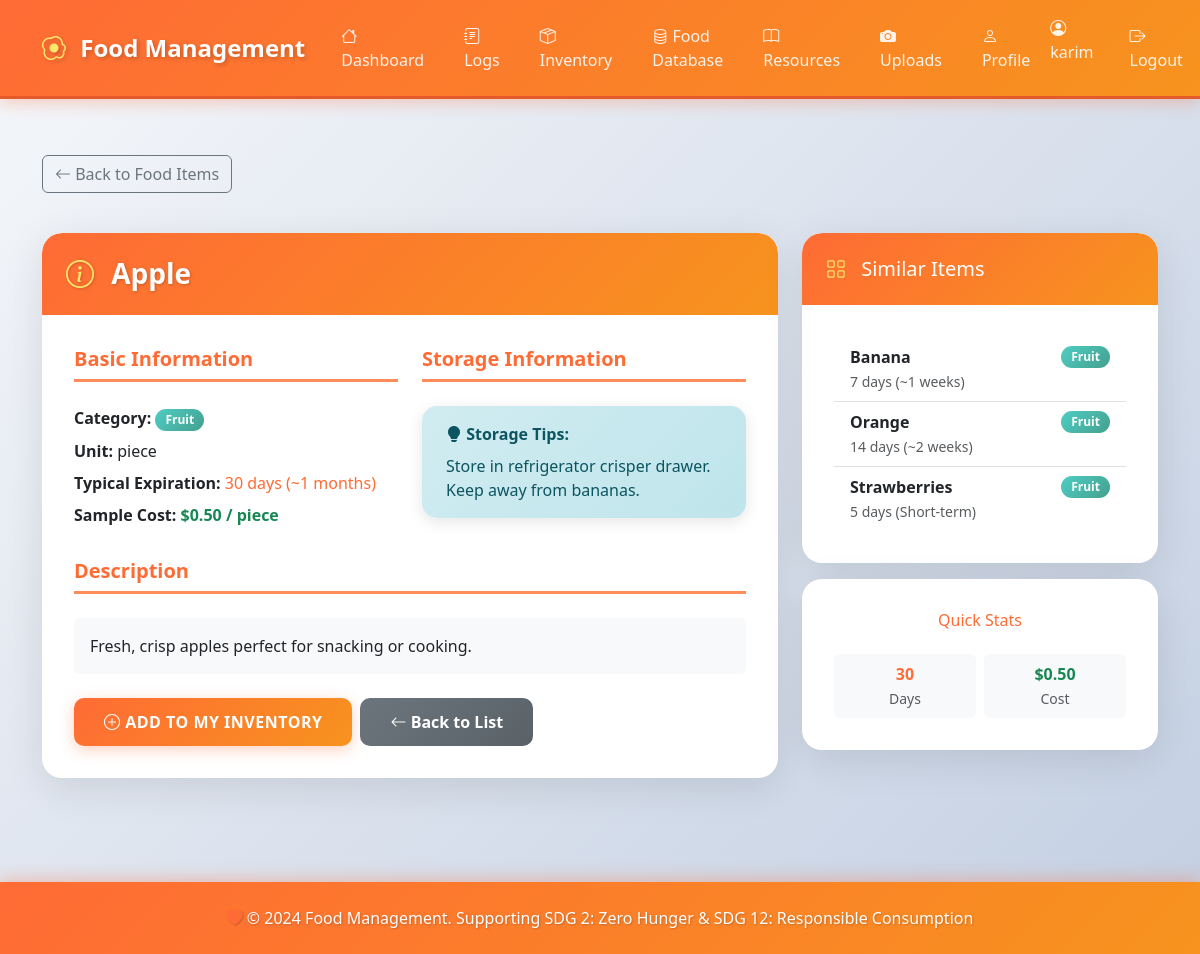
Screenshot of /inventory/food-items/1/ (signed in) with the database file from the repository.
### inventory/models.py (models this page shows, shortened)
class FoodItem(models.Model):
    CATEGORY_CHOICES = [
        ('vegetable', 'Vegetable'),
        ('fruit', 'Fruit'),
        ('dairy', 'Dairy'),
        ('meat', 'Meat'),
        ('grain', 'Grain'),
        ('beverage', 'Beverage'),
        ('snack', 'Snack'),
        ('frozen', 'Frozen'),
        ('canned', 'Canned'),
        ('spice', 'Spice'),
        ('other', 'Other'),
    ]
    UNIT_CHOICES = [
        ('kg', 'Kilogram (kg)'),
        ('g', 'Gram (g)'),
        ('lb', 'Pound (lb)'),
        ('oz', 'Ounce (oz)'),
        ('l', 'Liter (l)'),
        ('ml', 'Milliliter (ml)'),
        ('cup', 'Cup'),
        ('piece', 'Piece'),
        ('pack', 'Pack'),
        ('bunch', 'Bunch'),
    ]
    name = models.CharField(max_length=255, unique=True, help_text="Name of the food item")
    category = models.CharField(max_length=50, choices=CATEGORY_CHOICES, help_text="Food category")
    typical_expiration_days = models.PositiveIntegerField(
        help_text="Typical expiration period in days",
        null=True,
        blank=True
    )
    sample_cost_per_unit = models.DecimalField(
        max_digits=10,
        decimal_places=2,
        validators=[MinValueValidator(0)],
        help_text="Sample cost per unit (for reference)",
        null=True,
        blank=True
    )
    unit = models.CharField(max_length=20, choices=UNIT_CHOICES, default='piece', help_text="Unit of measurement")
    description = models.TextField(blank=True, null=True, help_text="Description of the food item")
    storage_tips = models.TextField(blank=True, null=True, help_text="Tips for storing this item")
    created_at = models.DateTimeField(auto_now_add=True)
    updated_at = models.DateTimeField(auto_now=True)
    class Meta:
        verbose_name = "Food Item"
        verbose_name_plural = "Food Items"
        ordering = ['category', 'name']
        indexes = [
            models.Index(fields=['category']),
            models.Index(fields=['name']),
        ]
    def get_expiration_info(self):
        if self.typical_expiration_days:
            if self.typical_expiration_days < 7:
                return f"{self.typical_expiration_days} days (Short-term)"
            elif self.typical_expiration_days < 30:
                return f"{self.typical_expiration_days} days (~{self.typical_expiration_days // 7} weeks)"
            else:
                return f"{self.typical_expiration_days} days (~{self.typical_expiration_days // 30} months)"
        return "Not specified"

### inventory/views.py (the view)
# urls.py: path('food-items/<int:pk>/', views.food_item_detail, name='food_item_detail'),
@login_required
def food_item_detail(request, pk):
    food_item = get_object_or_404(FoodItem, pk=pk)
    similar_items = FoodItem.objects.filter(
        category=food_item.category
    ).exclude(pk=food_item.pk)[:5]
    context = {
        'food_item': food_item,
        'similar_items': similar_items,
    }
    return render(request, 'inventory/food_item_detail.html', context)

### templates/inventory/food_item_detail.html (shortened to what this page needs)
{% extends 'base.html' %}
{% block content %}
<div class="row mb-4">
    <div class="col-12">
        <a href="{% url 'inventory:food_items_list' %}" class="btn btn-outline-secondary mb-3">
            <i class="bi bi-arrow-left"></i> Back to Food Items
        </a>
    </div>
</div>
<div class="row">
    <div class="col-md-8">
        <div class="card">
            <div class="card-header text-white">
                <h3 class="card-title mb-0">
                    <i class="bi bi-info-circle"></i> {{ food_item.name }}
                </h3>
            </div>
            <div class="card-body">
                <div class="row mb-4">
                    <div class="col-md-6">
                        <h5 class="text-primary-custom">Basic Information</h5>
                        <p class="mb-2">
                            <strong>Category:</strong>
                            <span class="badge" style="background: var(--gradient-secondary);">
                                {{ food_item.get_category_display }}
                            </span>
                        </p>
                        <p class="mb-2">
                            <strong>Unit:</strong> {{ food_item.unit }}
                        </p>
                        {% if food_item.typical_expiration_days %}
                        <p class="mb-2">
                            <strong>Typical Expiration:</strong>
                            <span class="text-primary-custom">{{ food_item.get_expiration_info }}</span>
                        </p>
                        {% endif %}
                        {% if food_item.sample_cost_per_unit %}
                        <p class="mb-2">
                            <strong>Sample Cost:</strong>
                            <span class="text-success fw-bold">${{ food_item.sample_cost_per_unit }} / {{ food_item.unit }}</span>
                        </p>
                        {% endif %}
                    </div>
                    <div class="col-md-6">
                        <h5 class="text-primary-custom">Storage Information</h5>
                        {% if food_item.storage_tips %}
                        <div class="alert alert-info">
                            <i class="bi bi-lightbulb-fill"></i> <strong>Storage Tips:</strong>
                            <p class="mb-0 mt-2">{{ food_item.storage_tips }}</p>
                        </div>
                        {% else %}
                        <p class="text-muted">No storage tips available.</p>
                        {% endif %}
                    </div>
                </div>
                {% if food_item.description %}
                <div class="mb-4">
                    <h5 class="text-primary-custom">Description</h5>
                    <p class="bg-light p-3 rounded">{{ food_item.description }}</p>
                </div>
                {% endif %}
                <div class="d-flex gap-2">
                    {% if user.is_authenticated %}
                    <a href="{% url 'inventory:create' %}?item_name={{ food_item.name|urlencode }}&category={{ food_item.category }}&unit={{ food_item.unit }}" class="btn btn-primary">
                        <i class="bi bi-plus-circle"></i> Add to My Inventory
                    </a>
                    {% endif %}
                    <a href="{% url 'inventory:food_items_list' %}" class="btn btn-secondary">
                        <i class="bi bi-arrow-left"></i> Back to List
                    </a>
                </div>
            </div>
        </div>
    </div>
    <div class="col-md-4">
        <div class="card">
            <div class="card-header text-white" style="background: var(--gradient-secondary);">
                <h5 class="mb-0">
                    <i class="bi bi-grid"></i> Similar Items
                </h5>
            </div>
            <div class="card-body">
                {% if similar_items %}
                    <div class="list-group list-group-flush">
                        {% for item in similar_items %}
                        <a href="{% url 'inventory:food_item_detail' item.pk %}" class="list-group-item list-group-item-action">
                            <div class="d-flex justify-content-between align-items-center">
                                <strong>{{ item.name }}</strong>
                                <span class="badge" style="background: var(--gradient-secondary);">
                                    {{ item.get_category_display }}
                                </span>
                            </div>
                            {% if item.typical_expiration_days %}
                            <small class="text-muted">{{ item.get_expiration_info }}</small>
                            {% endif %}
                        </a>
                        {% endfor %}
                    </div>
                {% else %}
                    <p class="text-muted text-center py-3">No similar items found.</p>
                {% endif %}
            </div>
        </div>
        <div class="card mt-3">
            <div class="card-body text-center">
                <h6 class="text-primary-custom">Quick Stats</h6>
                <div class="row g-2 mt-3">
                    <div class="col-6">
                        <div class="p-2 bg-light rounded">
                            <strong class="text-primary-custom">
                                {% if food_item.typical_expiration_days %}
                                    {{ food_item.typical_expiration_days }}
                                {% else %}
                                    N/A
                                {% endif %}
                            </strong>
                            <br><small class="text-muted">Days</small>
                        </div>
                    </div>
                    <div class="col-6">
                        <div class="p-2 bg-light rounded">
                            <strong class="text-success">
                                {% if food_item.sample_cost_per_unit %}
                                    ${{ food_item.sample_cost_per_unit }}
                                {% else %}
                                    N/A
                                {% endif %}
                            </strong>
                            <br><small class="text-muted">Cost</small>
                        </div>
                    </div>
                </div>
            </div>
        </div>
    </div>
</div>
{% endblock %}

### templates/base.html (shortened to what this page needs)
<!DOCTYPE html>
<html lang="en">
<head>
    {% load static %}
    <link href="https://cdn.jsdelivr.net/npm/bootstrap@5.3.0/dist/css/bootstrap.min.css" rel="stylesheet">
    <link rel="stylesheet" href="https://cdn.jsdelivr.net/npm/bootstrap-icons@1.11.0/font/bootstrap-icons.css">
    <link rel="stylesheet" href="{% static 'css/style.css' %}">
</head>
<body>
    {% if user.is_authenticated %}
    <nav class="navbar navbar-expand-lg navbar-dark">
        <div class="container">
            <a class="navbar-brand" href="{% url 'dashboard_placeholder' %}">
                <i class="bi bi-egg-fried"></i> Food Management
            </a>
            <div class="collapse navbar-collapse" id="navbarNav">
                <ul class="navbar-nav me-auto">
                    <li class="nav-item">
                        <a class="nav-link" href="{% url 'dashboard_placeholder' %}">
                            <i class="bi bi-house"></i> Dashboard
                        </a>
                    </li>
                    <li class="nav-item">
                        <a class="nav-link" href="{% url 'logs:list' %}">
                            <i class="bi bi-journal-text"></i> Logs
                        </a>
                    </li>
                    <li class="nav-item">
                        <a class="nav-link" href="{% url 'inventory:list' %}">
                            <i class="bi bi-box-seam"></i> Inventory
                        </a>
                    </li>
                    <li class="nav-item">
                        <a class="nav-link" href="{% url 'inventory:food_items_list' %}">
                            <i class="bi bi-database"></i> Food Database
                        </a>
                    </li>
                    <li class="nav-item">
                        <a class="nav-link" href="{% url 'resources:list' %}">
                            <i class="bi bi-book"></i> Resources
                        </a>
                    </li>
                    <li class="nav-item">
                        <a class="nav-link" href="{% url 'uploads:list' %}">
                            <i class="bi bi-camera-fill"></i> Uploads
                        </a>
                    </li>
                    <li class="nav-item">
                        <a class="nav-link" href="{% url 'accounts:profile' %}">
                            <i class="bi bi-person"></i> Profile
                        </a>
                    </li>
                </ul>
                <ul class="navbar-nav">
                    <li class="nav-item">
                        <span class="navbar-text me-3">
                            <i class="bi bi-person-circle"></i> {{ user.username }}
                        </span>
                    </li>
                    <li class="nav-item">
                        <a class="nav-link" href="{% url 'accounts:logout' %}">
                            <i class="bi bi-box-arrow-right"></i> Logout
                        </a>
                    </li>
                </ul>
            </div>
        </div>
    </nav>
    {% endif %}
    <main class="container my-4">
        {% block content %}{% endblock %}
    </main>
    <footer class="text-center py-4 mt-5">
        <div class="container">
            <p class="mb-0">
                <i class="bi bi-heart-fill" style="color: #ff6b35;"></i>
                &copy; 2024 Food Management. Supporting SDG 2: Zero Hunger & SDG 12: Responsible Consumption
            </p>
        </div>
    </footer>
</body>
</html>

### static/css/style.css (style rules this page uses)
:root { --primary-color: #ff6b35; --primary-dark: #e55a2b; --primary-light: #ff8c5a; --secondary-color: #4ecdc4; --accent-color: #ffe66d; --success-color: #95e1d3; --dark-color: #2c3e50; --light-bg: #f8f9fa; --gradient-primary: linear-gradient(135deg, #ff6b35 0%, #f7931e 100%); --gradient-secondary: linear-gradient(135deg, #4ecdc4 0%, #44a08d 100%); --gradient-success: linear-gradient(135deg, #95e1d3 0%, #6bcf9f 100%); }
* { margin: 0; padding: 0; box-sizing: border-box; }
body { min-height: 100vh; display: flex; flex-direction: column; font-family: 'Segoe UI', Tahoma, Geneva, Verdana, sans-serif; background: linear-gradient(135deg, #f5f7fa 0%, #c3cfe2 100%); background-attachment: fixed; }
.navbar { background: var(--gradient-primary) !important; box-shadow: 0 4px 15px rgba(255, 107, 53, 0.3); padding: 1rem 0; border-bottom: 3px solid var(--primary-dark); }
.navbar-brand { font-weight: 700; font-size: 1.5rem; color: white !important; text-shadow: 2px 2px 4px rgba(0, 0, 0, 0.2); transition: transform 0.3s ease; }
.navbar-brand i { color: var(--accent-color); margin-right: 8px; }
.nav-link { color: rgba(255, 255, 255, 0.9) !important; font-weight: 500; margin: 0 5px; padding: 8px 15px !important; border-radius: 8px; transition: all 0.3s ease; }
.navbar-text { color: rgba(255, 255, 255, 0.9) !important; font-weight: 500; }
main { flex: 1; padding: 2rem 0; }
.card { border: none; border-radius: 20px; box-shadow: 0 10px 40px rgba(0, 0, 0, 0.1); overflow: hidden; transition: transform 0.3s ease, box-shadow 0.3s ease; background: white; }
.card-header { background: var(--gradient-primary) !important; border: none; padding: 1.5rem; border-radius: 20px 20px 0 0 !important; }
.card-header h3 { color: white; font-weight: 700; text-shadow: 1px 1px 3px rgba(0, 0, 0, 0.2); }
.card-header i { color: var(--accent-color); margin-right: 10px; }
.card-body { padding: 2rem; }
.btn-primary { background: var(--gradient-primary); border: none; border-radius: 10px; padding: 12px 30px; font-weight: 600; text-transform: uppercase; letter-spacing: 0.5px; transition: all 0.3s ease; box-shadow: 0 4px 15px rgba(255, 107, 53, 0.3); }
.btn-secondary { background: linear-gradient(135deg, #6c757d 0%, #5a6268 100%); border: none; border-radius: 10px; padding: 12px 30px; font-weight: 600; transition: all 0.3s ease; }
.alert { border-radius: 15px; border: none; padding: 1rem 1.5rem; box-shadow: 0 4px 15px rgba(0, 0, 0, 0.1); font-weight: 500; }
.alert-info { background: linear-gradient(135deg, #d1ecf1 0%, #bee5eb 100%); color: #0c5460; }
.badge { padding: 5px 10px; border-radius: 20px; font-weight: 600; font-size: 0.75rem; }
a { color: var(--primary-color); text-decoration: none; font-weight: 500; transition: color 0.3s ease; }
.card-body h5 { color: var(--primary-color); font-weight: 700; margin-bottom: 1.5rem; padding-bottom: 0.5rem; border-bottom: 3px solid var(--primary-light); }
footer { background: var(--gradient-primary) !important; color: white; padding: 2rem 0; margin-top: 3rem; box-shadow: 0 -4px 15px rgba(255, 107, 53, 0.3); }
footer p { margin: 0; font-weight: 500; text-shadow: 1px 1px 2px rgba(0, 0, 0, 0.2); }
.card { animation: fadeIn 0.5s ease-out; }
.text-primary-custom { color: var(--primary-color) !important; }

### rows the page displays
FoodItem: name "Apple", category "Fruit", unit "piece", get_expiration_info "30 days (~1 months)", sample_cost_per_unit "0.50", storage_tips "Store in refrigerator crisper drawer. Keep away from bananas.", description "Fresh, crisp apples perfect for snacking or cooking.", typical_expiration_days "30"
FoodItem: name "Banana", category "Fruit", get_expiration_info "7 days (~1 weeks)"
FoodItem: name "Orange", category "Fruit", get_expiration_info "14 days (~2 weeks)"
FoodItem: name "Strawberries", category "Fruit", get_expiration_info "5 days (Short-term)"

### other values shown
{{ user.username }} "karim"
